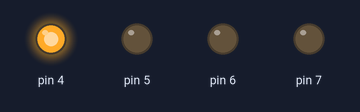
Bench run of a sketch on a simulated Arduino Uno, built with avr-gcc and run on an emulated ATmega328P. Shown: output pins drawn as LEDs (lit = HIGH).

Above: at 0.5 s.
At 2.5 s:
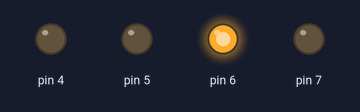
At 3.5 s:
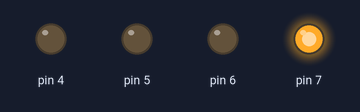
At 5.5 s:
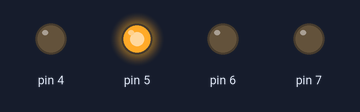
Timing chart, 0 to 7.8 s (numbered marks = the images above):
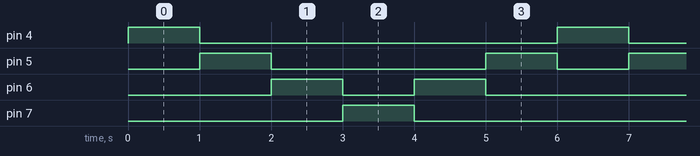

Measured:
- by itself, pin 4, pin 7: alternates HIGH for 1.0 s and LOW for 5.0 s
- by itself, pin 5: repeats every 6.0 s: LOW 3.0 s, HIGH 1.0 s, LOW 1.0 s, HIGH 1.0 s
- by itself, pin 6: repeats every 6.0 s: LOW 1.0 s, HIGH 1.0 s, LOW 3.0 s, HIGH 1.0 s

The sketch:

Q2.ino
```cpp
int a;
void setup() {
  // put your setup code here, to run once:
pinMode(4,OUTPUT);
pinMode(5,OUTPUT);
pinMode(6,OUTPUT);
pinMode(7,OUTPUT);
}

void loop() {
  // put your main code here, to run repeatedly:
  for(a=4;a<8;a++){
digitalWrite(a,HIGH);
delay(1000);
digitalWrite(a,LOW);
}
 for(a=6;a>4;a--){
digitalWrite(a,HIGH);
delay(1000);
digitalWrite(a,LOW);
}
}
```
